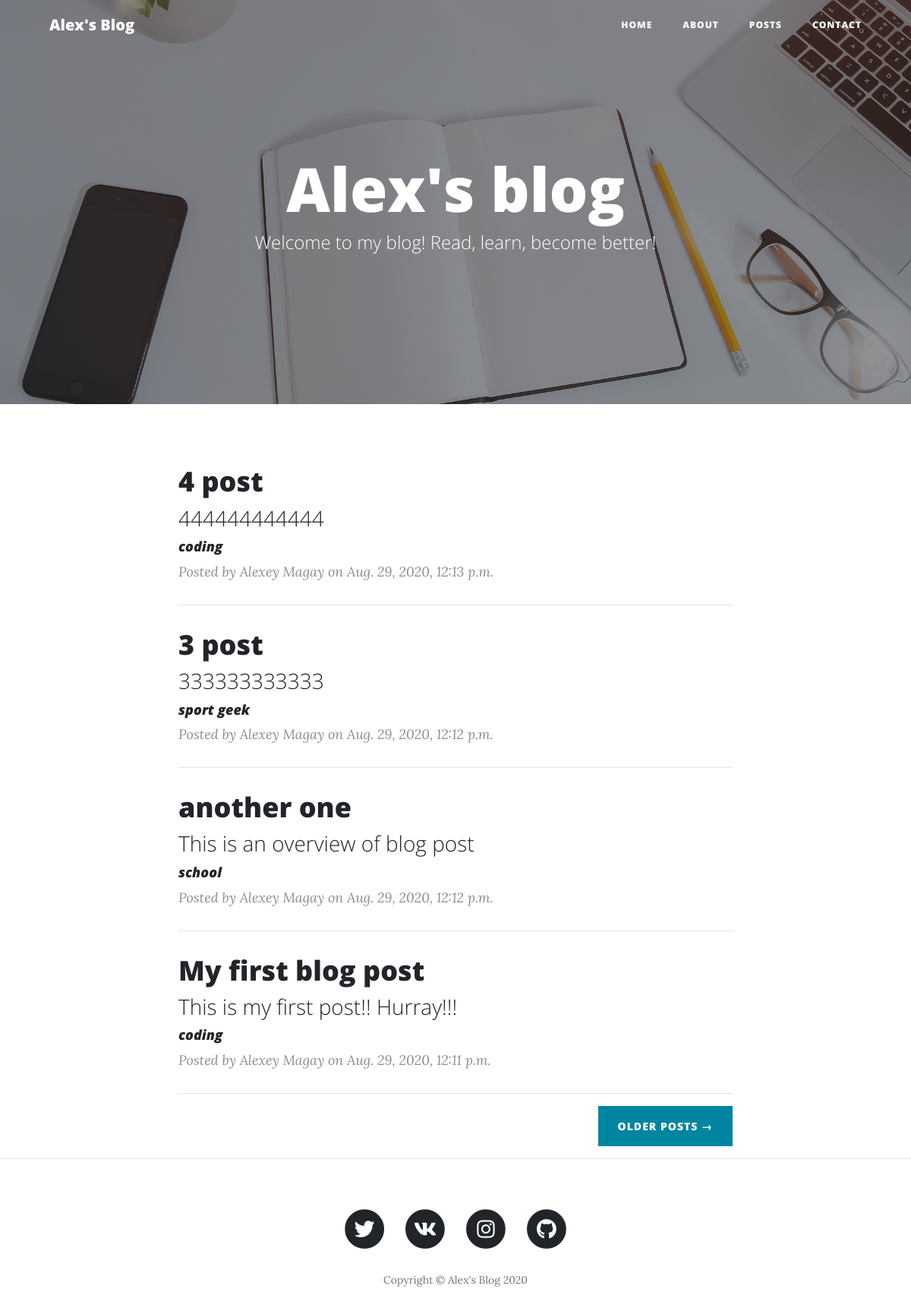
The page / on the database its author committed.
### blogapp/models.py (models this page shows, shortened)
class Post(models.Model):
	title = models.CharField(max_length=255)
	title_tag = models.CharField(max_length=255)
	overview = models.TextField()
	content = tinymce_models.HTMLField(default='content')
	author = models.ForeignKey(User, on_delete=models.CASCADE)
	published_date = models.DateTimeField(auto_now_add=True)
	categories = models.ManyToManyField(Category)

class Category(models.Model):
	title = models.CharField(max_length=255)
	def __str__(self):
		return self.title

### blogapp/views.py (the view)
# urls.py: path('', views.index, name='index'),
def index(request):
	featured = Post.objects.order_by('-published_date')[0:4]
	context = {
		'featured': featured
	}
	return render(request, 'index.html', context)

### blogapp/templates/index.html
{% extends 'base.html' %}
{% block content %}
{% load static %}
  <header class="masthead" style="background-image: url('{% static 'blog/img/home-bg.jpg' %}')">
    <div class="overlay"></div>
    <div class="container">
      <div class="row">
        <div class="col-lg-8 col-md-10 mx-auto">
          <div class="site-heading">
            <h1>Alex's blog</h1>
            <span class="subheading">Welcome to my blog! Read, learn, become better!</span>
          </div>
        </div>
      </div>
    </div>
  </header>
  <div class="container">
    <div class="row">
      <div class="col-lg-8 col-md-10 mx-auto">
        {% for post in featured %}
        <div class="post-preview">
          <a href="{% url 'post' post.pk %}">
            <h2 class="post-title">
              {{ post.title }}
            </h2>
            <h3 class="post-subtitle">
              {{ post.overview }}
            </h3>
          </a>
          <h5 class="post-meta">
          {% for cat in post.categories.all %}
            <a href="{% url 'categories' cat.pk %}">{{ cat }}</a>
          {% endfor %}
          </h5>
          <p class="post-meta">Posted by
          {{ post.author.first_name }} {{ post.author.last_name }}
            on {{ post.published_date }}</p>
        </div>
        <hr>
        {% endfor %}
        <div class="clearfix">
          <a class="btn btn-primary float-right" href="{% url 'posts' %}">Older Posts &rarr;</a>
        </div>
      </div>
    </div>
  </div>
  <hr>
{% endblock %}

### blogapp/templates/base.html (shortened to what this page needs)
{% load static %}
<!DOCTYPE html>
<html lang="en">
<head>
  <link href="{% static 'blog/vendor/bootstrap/css/bootstrap.min.css' %}" rel="stylesheet">
  <link href="{% static 'blog/vendor/fontawesome-free/css/all.min.css' %}" rel="stylesheet" type="text/css">
  <link href="{% static 'blog/css/clean-blog.min.css' %}" rel="stylesheet">
</head>
<body>
  <nav class="navbar navbar-expand-lg navbar-light fixed-top" id="mainNav">
    <div class="container">
      <a class="navbar-brand" href="{% url 'index' %}">Alex's Blog</a>
      <div class="collapse navbar-collapse" id="navbarResponsive">
        <ul class="navbar-nav ml-auto">
          <li class="nav-item">
            <a class="nav-link" href="{% url 'index' %}">Home</a>
          </li>
          <li class="nav-item">
            <a class="nav-link" href="{% url 'about' %}">About</a>
          </li>
          <li class="nav-item">
            <a class="nav-link" href="{% url 'posts' %}">Posts</a>
          </li>
          <li class="nav-item">
            <a class="nav-link" href="{% url 'contact' %}">Contact</a>
          </li>
        </ul>
      </div>
    </div>
  </nav>
  {% block content %}
  {% endblock %}
<footer>
    <div class="container">
      <div class="row">
        <div class="col-lg-8 col-md-10 mx-auto">
          <ul class="list-inline text-center">
            <li class="list-inline-item">
              <a href="https://twitter.com/alex_ma2002">
                <span class="fa-stack fa-lg">
                  <i class="fas fa-circle fa-stack-2x"></i>
                  <i class="fab fa-twitter fa-stack-1x fa-inverse"></i>
                </span>
              </a>
            </li>
            <li class="list-inline-item">
              <a href="https://vk.com/alexma2002">
                <span class="fa-stack fa-lg">
                  <i class="fas fa-circle fa-stack-2x"></i>
                  <i class="fab fa-vk fa-stack-1x fa-inverse"></i>
                </span>
              </a>
            </li>
            <li class="list-inline-item">
              <a href="https://www.instagram.com/alex_ma2002/">
                <span class="fa-stack fa-lg">
                  <i class="fas fa-circle fa-stack-2x"></i>
                  <i class="fab fa-instagram fa-stack-1x fa-inverse"></i>
                </span>
              </a>
            </li>
            <li class="list-inline-item">
              <a href="https://github.com/magai2002">
                <span class="fa-stack fa-lg">
                  <i class="fas fa-circle fa-stack-2x"></i>
                  <i class="fab fa-github fa-stack-1x fa-inverse"></i>
                </span>
              </a>
            </li>
          </ul>
          <p class="copyright text-muted">Copyright &copy; Alex's Blog 2020</p>
        </div>
      </div>
    </div>
  </footer>
</body>
</html>

### rows shown on the page
Post: title "4 post", overview "444444444444", author.first_name "Alexey", author.last_name "Magay", published_date "Aug. 29, 2020, 12:13 p.m."
Category: title "coding"
Post: title "3 post", overview "333333333333", author.first_name "Alexey", author.last_name "Magay", published_date "Aug. 29, 2020, 12:12 p.m."
Category: title "sport"
Category: title "geek"
Post: title "another one", overview "This is an overview of blog post", author.first_name "Alexey", author.last_name "Magay", published_date "Aug. 29, 2020, 12:12 p.m."
Category: title "school"
Post: title "My first blog post", overview "This is my first post!! Hurray!!!", author.first_name "Alexey", author.last_name "Magay", published_date "Aug. 29, 2020, 12:11 p.m."
